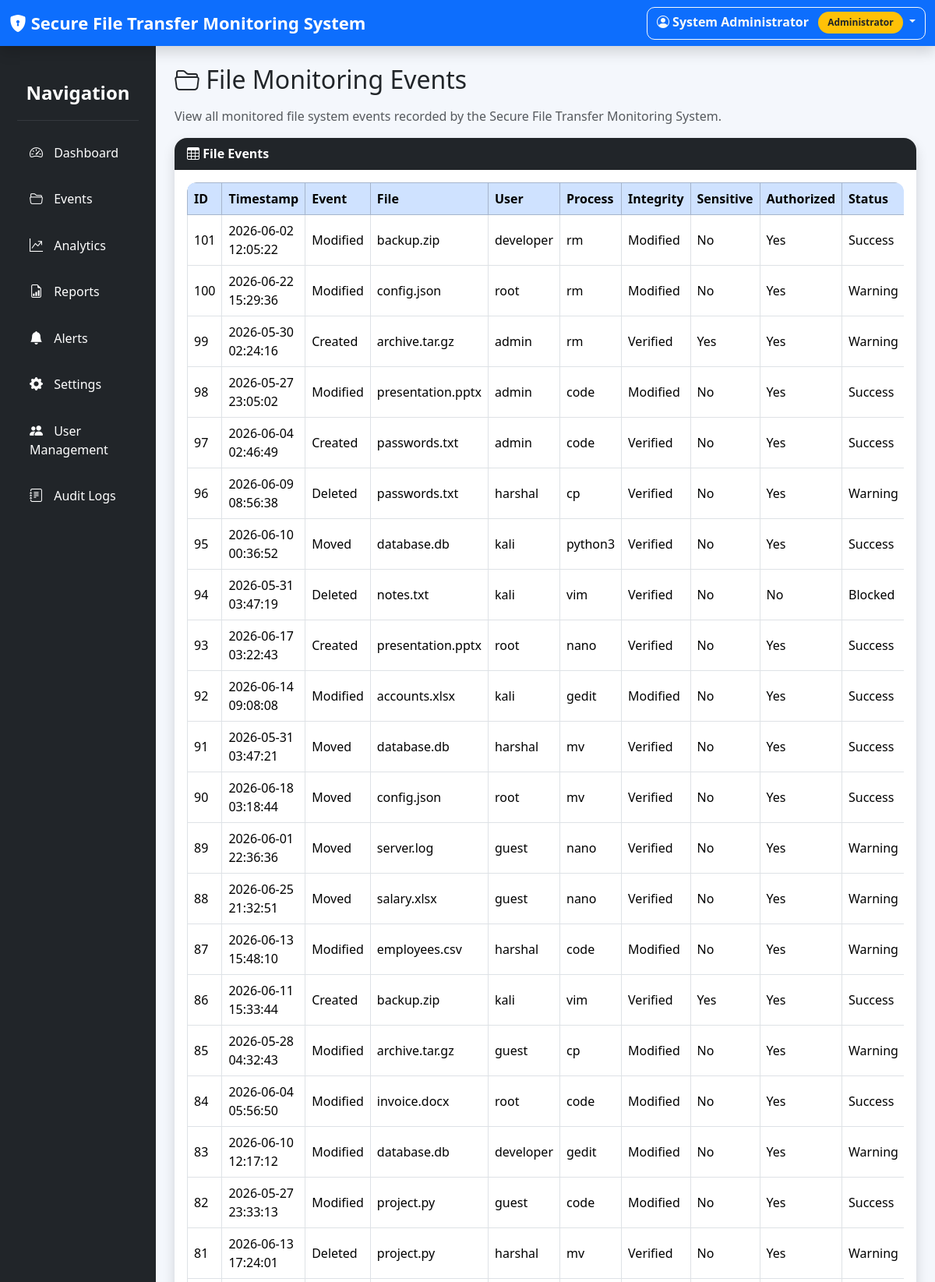
The page /events (signed in, upper part) on the database its author committed.
### tables this page shows
CREATE TABLE file_events(
    id INTEGER PRIMARY KEY AUTOINCREMENT,

    timestamp TEXT,

    event_type TEXT,

    file_name TEXT,

    source_path TEXT,

    destination_path TEXT,

    username TEXT,

    process_name TEXT,

    hash_before TEXT,

    hash_after TEXT,

    integrity_status TEXT,

    sensitive TEXT,

    authorized TEXT,

    status TEXT
);

### app.py (the view)
@app.route("/events")
def events():
    if not session.get("logged_in"):
        return redirect("/login")
    events = get_all_events()
    return render_template(
        "events.html",
        data=events
    )

### app.py (called while the page is built)
def get_connection():
    conn = sqlite3.connect(DATABASE)
    conn.row_factory = sqlite3.Row
    return conn

def get_all_events():
    conn = get_connection()
    cursor = conn.cursor()
    cursor.execute("""
        SELECT *
        FROM file_events
        ORDER BY id DESC
    """)
    rows = cursor.fetchall()
    conn.close()
    return rows

### templates/events.html (shortened to what this page needs)
{% extends "base.html" %}
{% block content %}
<h2 class="mb-3">
    <i class="bi bi-folder2-open"></i>
    File Monitoring Events
</h2>
<p class="text-muted">
    View all monitored file system events recorded by the Secure File Transfer Monitoring System.
</p>
<div class="card shadow">
    <div class="card-header bg-dark text-white">
        <i class="bi bi-table"></i>
        File Events
    </div>
    <div class="card-body">
        <div class="table-responsive">
            <table class="table table-bordered table-hover align-middle">
                <thead class="table-primary">
                    <tr>
                        <th>ID</th>
                        <th>Timestamp</th>
                        <th>Event</th>
                        <th>File</th>
                        <th>User</th>
                        <th>Process</th>
                        <th>Integrity</th>
                        <th>Sensitive</th>
                        <th>Authorized</th>
                        <th>Status</th>
                    </tr>
                </thead>
                <tbody>
                {% for row in data %}
                <tr>
                    <td>{{ row.id }}</td>
                    <td>{{ row.timestamp }}</td>
                    <td>{{ row.event_type }}</td>
                    <td>{{ row.file_name }}</td>
                    <td>{{ row.username }}</td>
                    <td>{{ row.process_name }}</td>
                    <td>{{ row.integrity_status }}</td>
                    <td>{{ row.sensitive }}</td>
                    <td>{{ row.authorized }}</td>
                    <td>{{ row.status }}</td>
                </tr>
                {% endfor %}
                </tbody>
            </table>
        </div>
    </div>
</div>
{% endblock %}

### static/css/style.css (style rules this page uses)
:root { --primary:#0d6efd; --success:#198754; --warning:#ffc107; --danger:#dc3545; --info:#0dcaf0; --dark:#212529; --background:#f4f7fc; --card-shadow:0 8px 20px rgba(0,0,0,.08); --card-hover:0 15px 35px rgba(0,0,0,.15); }
body { background:var(--background); font-family:'Segoe UI',Tahoma,Geneva,Verdana,sans-serif; overflow-x:hidden; color:#212529; }
.card { border:none; border-radius:16px; box-shadow:var(--card-shadow); transition:all .25s ease; }
.card-header { font-weight:600; border-top-left-radius:16px !important; border-top-right-radius:16px !important; }
.table { background:white; border-radius:12px; overflow:hidden; }
.table thead { background:#0d6efd; color:white; }
.table td, .table th { vertical-align:middle; }
.table tbody tr { transition:.2s; }
.table-responsive { border-radius:12px; }
.card, .btn, .sidebar a { transition:all .25s ease-in-out; }

### rows shown on the page
file_events: id "101", timestamp "2026-06-02 12:05:22", event_type "Modified", file_name "backup.zip", username "developer", process_name "rm", integrity_status "Modified", sensitive "No", authorized "Yes", status "Success"
file_events: id "100", timestamp "2026-06-22 15:29:36", event_type "Modified", file_name "config.json", username "root", process_name "rm", integrity_status "Modified", sensitive "No", authorized "Yes", status "Warning"
file_events: id "99", timestamp "2026-05-30 02:24:16", event_type "Created", file_name "archive.tar.gz", username "admin", process_name "rm", integrity_status "Verified", sensitive "Yes", authorized "Yes", status "Warning"
file_events: id "98", timestamp "2026-05-27 23:05:02", event_type "Modified", file_name "presentation.pptx", username "admin", process_name "code", integrity_status "Modified", sensitive "No", authorized "Yes", status "Success"
file_events: id "97", timestamp "2026-06-04 02:46:49", event_type "Created", file_name "passwords.txt", username "admin", process_name "code", integrity_status "Verified", sensitive "No", authorized "Yes", status "Success"
file_events: id "96", timestamp "2026-06-09 08:56:38", event_type "Deleted", file_name "passwords.txt", username "harshal", process_name "cp", integrity_status "Verified", sensitive "No", authorized "Yes", status "Warning"
file_events: id "95", timestamp "2026-06-10 00:36:52", event_type "Moved", file_name "database.db", username "kali", process_name "python3", integrity_status "Verified", sensitive "No", authorized "Yes", status "Success"
file_events: id "94", timestamp "2026-05-31 03:47:19", event_type "Deleted", file_name "notes.txt", username "kali", process_name "vim", integrity_status "Verified", sensitive "No", authorized "No", status "Blocked"
file_events: id "93", timestamp "2026-06-17 03:22:43", event_type "Created", file_name "presentation.pptx", username "root", process_name "nano", integrity_status "Verified", sensitive "No", authorized "Yes", status "Success"
file_events: id "92", timestamp "2026-06-14 09:08:08", event_type "Modified", file_name "accounts.xlsx", username "kali", process_name "gedit", integrity_status "Modified", sensitive "No", authorized "Yes", status "Success"
file_events: id "91", timestamp "2026-05-31 03:47:21", event_type "Moved", file_name "database.db", username "harshal", process_name "mv", integrity_status "Verified", sensitive "No", authorized "Yes", status "Success"
file_events: id "90", timestamp "2026-06-18 03:18:44", event_type "Moved", file_name "config.json", username "root", process_name "mv", integrity_status "Verified", sensitive "No", authorized "Yes", status "Success"
file_events: id "89", timestamp "2026-06-01 22:36:36", event_type "Moved", file_name "server.log", username "guest", process_name "nano", integrity_status "Verified", sensitive "No", authorized "Yes", status "Warning"
file_events: id "88", timestamp "2026-06-25 21:32:51", event_type "Moved", file_name "salary.xlsx", username "guest", process_name "nano", integrity_status "Verified", sensitive "No", authorized "Yes", status "Warning"
file_events: id "87", timestamp "2026-06-13 15:48:10", event_type "Modified", file_name "employees.csv", username "harshal", process_name "code", integrity_status "Modified", sensitive "No", authorized "Yes", status "Warning"
file_events: id "86", timestamp "2026-06-11 15:33:44", event_type "Created", file_name "backup.zip", username "kali", process_name "vim", integrity_status "Verified", sensitive "Yes", authorized "Yes", status "Success"
file_events: id "85", timestamp "2026-05-28 04:32:43", event_type "Modified", file_name "archive.tar.gz", username "guest", process_name "cp", integrity_status "Modified", sensitive "No", authorized "Yes", status "Warning"
file_events: id "84", timestamp "2026-06-04 05:56:50", event_type "Modified", file_name "invoice.docx", username "root", process_name "code", integrity_status "Modified", sensitive "No", authorized "Yes", status "Success"
file_events: id "83", timestamp "2026-06-10 12:17:12", event_type "Modified", file_name "database.db", username "developer", process_name "gedit", integrity_status "Modified", sensitive "No", authorized "Yes", status "Warning"
file_events: id "82", timestamp "2026-05-27 23:33:13", event_type "Modified", file_name "project.py", username "guest", process_name "code", integrity_status "Modified", sensitive "No", authorized "Yes", status "Success"
file_events: id "81", timestamp "2026-06-13 17:24:01", event_type "Deleted", file_name "project.py", username "harshal", process_name "mv", integrity_status "Verified", sensitive "No", authorized "Yes", status "Warning"

### other values the page prints
{{ session.get('full_name') }} "System Administrator"
{{ session.get('role') }} "Administrator"
